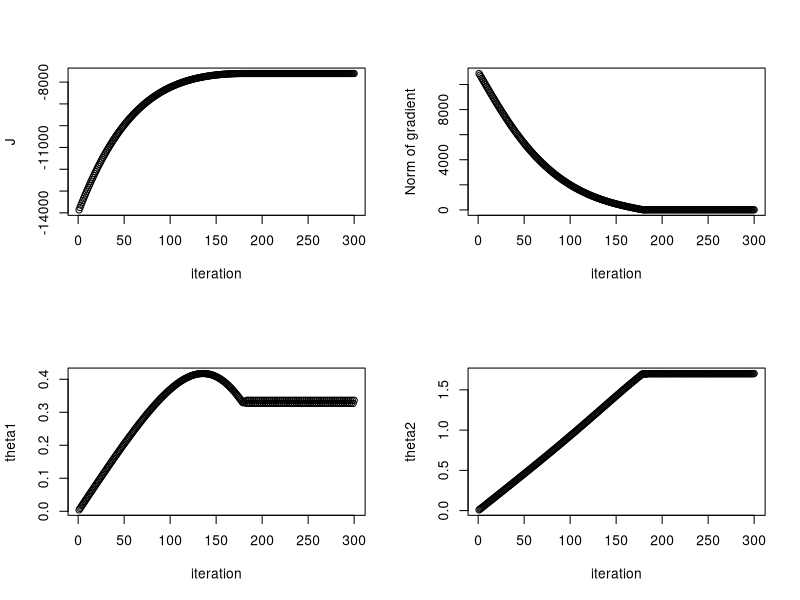

The R source for this figure:
# Author: Lionel Fillatre
# Lecture: Data Valorization


#Sigmoid function
sigmoid <- function(z)
{
  g <- 1/(1+exp(-z))
  return(g)
}

# Replicate a matrix
repmat = function(X,m,n)
{
  mx = dim(X)[1]
  nx = dim(X)[2]
  matrix(t(matrix(X,mx,nx*n)),mx*m,nx*n,byrow=T)
}

# set the seed of the ranom number generator
# The random values will be the same if you run several times the code with the same parameters
set.seed(10123) 

n <- 10000 # number of samples
beta0 <- 0.3
beta1 <- 1.7
# Generate the normal samples
X0 <- matrix(rnorm(n, mean = 0.5, sd = 1.2),nrow=n,ncol=1)
X1 <- matrix(rnorm(n, mean = 1.1, sd = 1.2),nrow=n,ncol=1)

# Generate the labels
eta0 <-beta0 + beta1*X0
eta1 <-beta0 + beta1*X1
P0 <- matrix(1/(1+exp(-eta0)),nrow=n,ncol=1)
P1 <- matrix(1/(1+exp(-eta1)),nrow=n,ncol=1)
Y0 <- matrix(rbinom(n,1,P0),nrow=n,ncol=1)     # bernoulli response variable
Y1 <- matrix(rbinom(n,1,P1),nrow=n,ncol=1)     # bernoulli response variable

# concatenate the data
Y10 <- rbind(Y0,Y1)
X10 <- rbind(X0,X1)

# optional: feed the data to glm (just to test the glm function and the generated samples)
df <- data.frame(y=Y0,x=X0)
glm( y~x,data=df,family="binomial")

# Algorithm by yourself: Gradient ascent
nbIteration <- 300 # number of iterations
theta <- matrix(numeric(2), nrow=2) # Initialize the parameters
a <- rep(1,2*n) # vector of 1's
H <- matrix(c(a,X10), nrow = 2*n, ncol = 2) # regression model

step <- 0.01 # step of the gradient ascent
y <- Y10
theta_i <- theta # initialization of the loop
J <- matrix(0, nbIteration, 1) # to save the cost function
matG <- matrix(0, nbIteration, 1) # to save the gradient norm
matTheta <- matrix(0, 2, nbIteration) # to save the estimates
for(i in 1:nbIteration)
{
  etaHat_i <- H %*% theta_i
  pHat_i <- 1/(1+exp(-etaHat_i))
  res <- y - pHat_i
  matRes <- repmat(res,1,2) # residuals with matrix form
  Gx <- matRes*H # element-wise product: gradient for each observation
  G <- matrix(colSums(Gx),nrow=2,ncol=1) # G is the full gradient
  Gnorm <- sqrt(G[1]**2+G[2]**2) # norm of the gradient
  matG[i] <- Gnorm # save the norm
  theta_i <- theta_i + step * G / Gnorm  # new estimate
  matTheta[,i] <- theta_i # save the estimate
  
  J_i<-  sum( y*log(pHat_i)+(1-y)*log(1-pHat_i) ) # Cost function
  J[i] <- J_i
}

print(theta_i) # print the last estimate

# Plot the results
par( mfrow = c( 2, 2 ) )
plot(J, xlab="iteration", ylab="J")
plot(matG, xlab="iteration", ylab="Norm of gradient")
plot(matTheta[1,], xlab="iteration", ylab="theta1")
plot(matTheta[2,], xlab="iteration", ylab="theta2")


# Estimate Pr(Y=0) andPr(Y=1)
print(table(Y0)/n) # estimate Pr(Y=0) and Pr(Y=1) for m=m0
print(table(Y1)/n) # estimate Pr(Y=0) and Pr(Y=1) for m=m1
